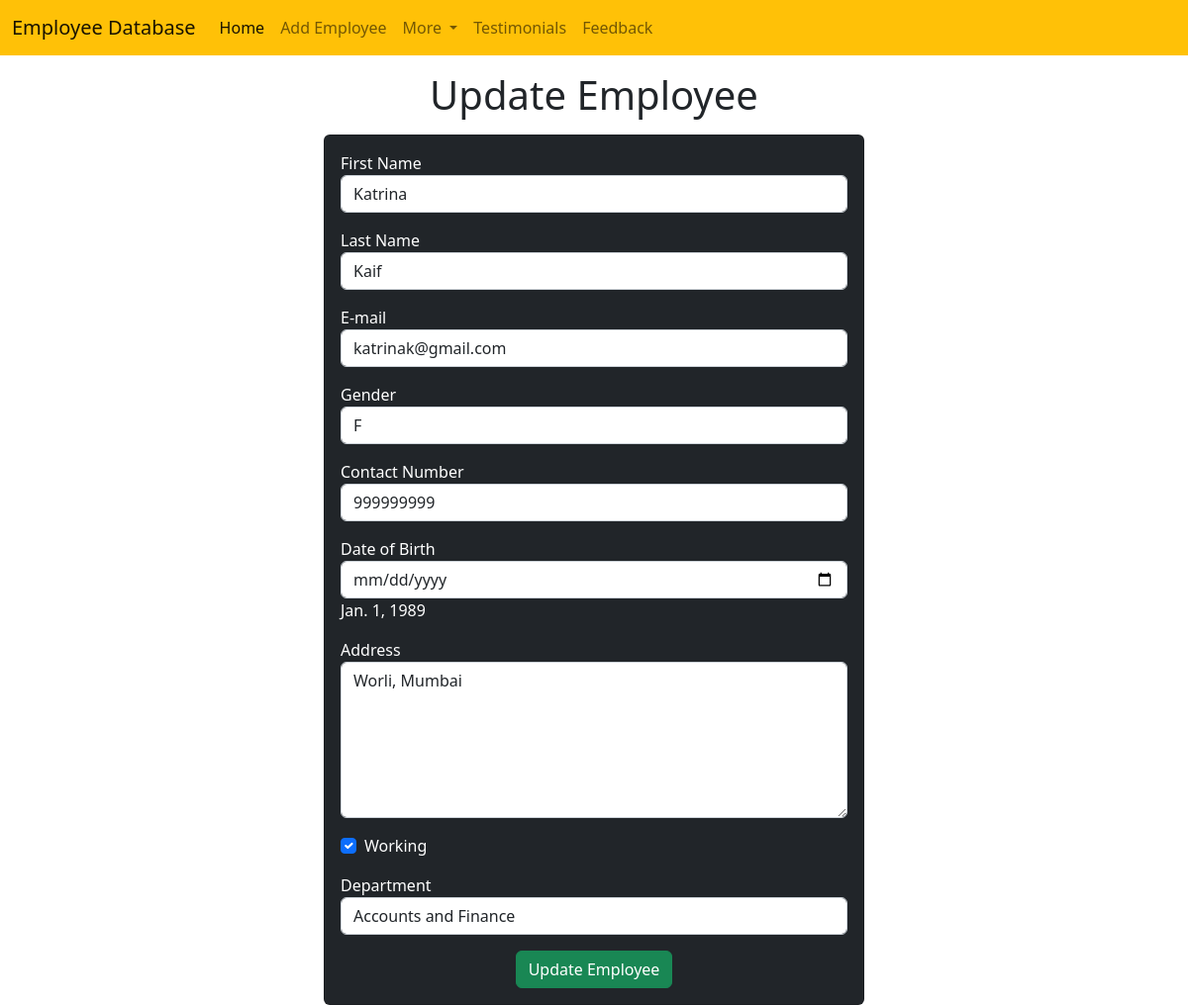
The page /employee/update-employee/8 on the database its author committed.
### employee/models.py (models this page shows, shortened)
class Emp_data(models.Model):
    fname= models.CharField(max_length=30)
    lname= models.CharField(max_length=30)
    email= models.CharField(max_length=40)
    GENDER_CHOICES = [
        ('M', 'Male'),
        ('F', 'Female'),
    ]
    gender = models.CharField(max_length=1, choices=GENDER_CHOICES)
    contact= models.IntegerField()
    dob = models.DateField(verbose_name='Date of Birth')
    address =models.CharField(max_length=200)
    working = models.BooleanField(default=True)
    department = models.CharField(max_length=200,null=True)

### employee/views.py (the view)
# urls.py: path("update-employee/<int:employee_id>",update_employee),
def update_employee(request,employee_id):
    emp= Emp_data.objects.get(pk=employee_id)
    return render(request,"employee/update-employee.html",{
        'emp':emp
    })

### templates/employee/update-employee.html (shortened to what this page needs)
<!doctype html>
<html lang="en">
  <head>
    <link href="https://cdn.jsdelivr.net/npm/bootstrap@5.2.3/dist/css/bootstrap.min.css" rel="stylesheet">
  </head>
  <body>
    {% include 'employee/navbar.html' %}
    <h1 class= "text-center my-3"><center>Update Employee</center></h1>
    <div class="container">
      <div class="row">
        <div class="col-md-6 offset-md-3">
            <div class="card bg-dark text-white">
              <div class="card-body">
                <form action="/employee/do-update/{{emp.id}}" method="POST">
                  <div class="mb-3">
                    <label for ="fname">First Name</label>
                    <input id="fname" type ="text" class="form-control" placeholder="Enter First Name" name="fname" value={{emp.fname}}>
                  </div>
                  <div class="mb-3">
                    <label for ="lname">Last Name</label>
                    <input id="lname" type ="text" class="form-control" placeholder="Enter Last Name" name="lname" value={{emp.lname}}>
                  </div>
                  <div class="mb-3">
                    <label for ="email">E-mail</label>
                    <input id="email" type ="text" class="form-control" placeholder="Enter E-mail here" name="email" value={{emp.email}}>
                  </div>
                  <div class="mb-3">
                    <label for ="gender">Gender</label>
                    <input id="gender" type ="text" class="form-control" placeholder="Select Gender" name="gender" value={{emp.gender}}>
                  </div>
                  <div class="mb-3">
                    <label for ="contact">Contact Number</label>
                    <input id="contact" type ="text" class="form-control" placeholder="Enter Contact Details" name="contact" value={{emp.contact}}>
                  </div>
                  <div class="mb-3">
                    <label for ="dob">Date of Birth</label>
                    <input name= "dob" id="dob" type="date" placeholder="YYYY-MM_DD" class="form-control" value={{emp.dob}}>{{emp.dob}}
                  </div>
                  <div class="mb-3">
                    <label for ="address">Address</label>
                    <textarea name="address" id="address" rows="6" class="form-control">{{emp.address}}</textarea>
                  </div>
                  <div class="mb-3 form-check">
                    <label for ="working">Working</label>
                    <input {% if emp.working %} checked {% endif %} type ="checkbox" class="form-check-input" name="working">
                  </div>
                  <div class="mb-3">
                    <label for ="department">Department</label>
                    <select name="department" id="department" class="form-control" value={{emp.department}}>
                      <option value="Accounts and Finance">Accounts and Finance</option>
                    </select>
                  </div>
                  <div class="container text-center">
                    <button class="btn btn-success" >
                      Update Employee
                    </button>
                  </div>
              </div>
            </div>
        </div>
      </div>
    </div>
  </body>
</html>

### rows shown on the page
Emp_data: fname "Katrina", lname "Kaif", email "katrinak@gmail.com", gender "F", contact "999999999", dob "Jan. 1, 1989", address "Worli, Mumbai", working "☑", department "Accounts and Finance"
